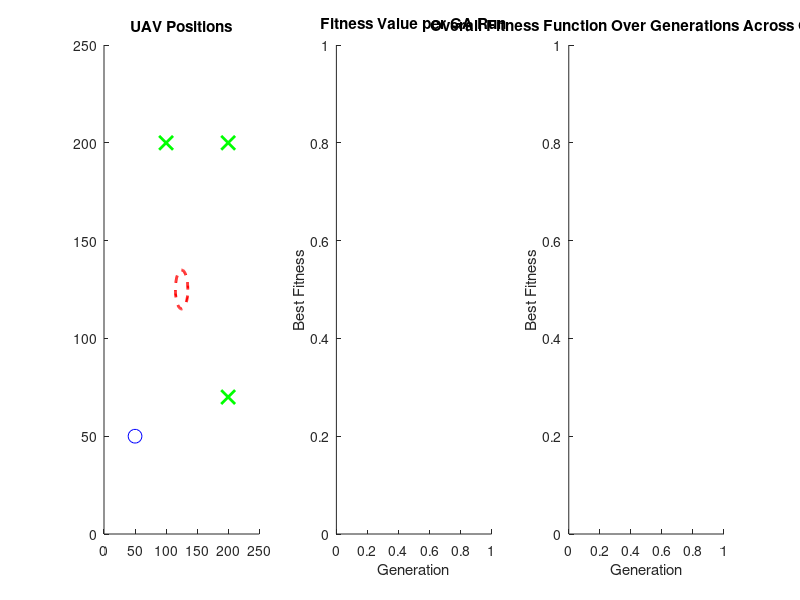

Source code (MATLAB): (Note: this script raises an error after producing the figure.)
clc;
clear;
close all;

% GA Parameters
GA.NumGenerations = 40;       % Number of generations for each step
GA.PopSize = 20;
GA.EliteRatio = 0.1;
GA.CrossoverRatio = 0.6;
GA.MutationRatio = 1 - GA.EliteRatio - GA.CrossoverRatio;
GA.Alpha = 0.4;
GA.NoiseScale = 0.35;
step_size = 3;   % Constant step size for UAV movement

% Problem Parameters
num_UAVs = 3;
v_UAV_max = 3;
d_safe = 1.0;
T_max = 100;
alpha = 1;
gamma = 0.5;
delta = 9;
tolerance = 3 ;

% Define restricted area
restricted_area_center = [125, 125];
restricted_area_radius = 10;

% Define initial positions (all UAVs start from the same location)
initial_position = [50, 50];
p_UAV_init = repmat(initial_position, num_UAVs, 1)';

% Define target positions scattered around the map
designated_targets = [200, 70; 100, 200; 200, 200]';

% Objective function
objective_function = @(x) sum(alpha * exploration_time(x)) - ...
                           sum(gamma * coverage_efficiency(x)) + ...
                           sum(delta * designated_targets_penalty(x, designated_targets));

% Constraints (speed limits, restricted area)
constraints = @(x) nonlcon(x);

% Initialize population as cell array of 3x4 matrices
population = cell(GA.PopSize, 1);
for i = 1:GA.PopSize
    individual = zeros(4, num_UAVs);  % 3x4 matrix for each individual
    for j = 1:num_UAVs
        vx = rand * 2 - 1;  % Independent velocity in x for UAV j
        vy = rand * 2 - 1;  % Independent velocity in y for UAV j
        px = p_UAV_init(1, j);
        py = p_UAV_init(2, j);
        individual(:, j) = [vx; vy; px; py];
    end
    population{i} = individual;
end

% Array to store the best position and velocity for each UAV at each step
best_positions = p_UAV_init;
path_log = best_positions;

% Store fitness values for plotting
all_best_cost_log = [];

% Set up the main figure with subplots for visualization
figure;

% Subplot for UAV path visualization
subplot(1, 3, 1);
hold on;
title('UAV Positions');
axis([0 250 0 250]);
viscircles(restricted_area_center, restricted_area_radius, 'LineStyle', '--', 'Color', 'r');
plot(initial_position(1), initial_position(2), 'bo', 'MarkerSize', 10, 'DisplayName', 'Start Position');
plot(designated_targets(1,:), designated_targets(2,:), 'gx', 'MarkerSize', 10, 'LineWidth', 2, 'DisplayName', 'Targets');
uav_plot = plot(nan, nan, 'ks', 'MarkerSize', 8); % Placeholder for UAVs

% Subplot for fitness per GA run
subplot(1, 3, 2);
hold on;
title('Fitness Value per GA Run');
xlabel('Generation');
ylabel('Best Fitness');
plot_per_run = plot(nan, nan, 'LineWidth', 2);

% Subplot for overall fitness across all GA runs
subplot(1, 3, 3);
hold on;
title('Overall Fitness Function Over Generations Across GA Runs');
xlabel('Generation');
ylabel('Best Fitness');
plot_overall = plot(nan, nan, 'LineWidth', 2);

% Initialize a cell array to store the path for each UAV
all_paths = cell(num_UAVs, 1);
for j = 1:num_UAVs
    all_paths{j} = p_UAV_init(:, j)'; % Start with the initial positions
end

% Initialize a cell array to store the path for each UAV
all_paths = cell(num_UAVs, 1);
for j = 1:num_UAVs
    all_paths{j} = p_UAV_init(:, j)'; % Start with the initial positions
end

% Main loop until all targets are reached or max steps
while true
    % Reset best cost array at the start of each GA run
    bestcostarr = [];

    % Run the Genetic Algorithm for a fixed number of generations
    best_cost_log = zeros(GA.NumGenerations, 1);
    penalty_value = 1e3; % Adjust penalty value to a moderate amount

    for gen = 1:GA.NumGenerations
        % Evaluate fitness for each individual
        costs = zeros(GA.PopSize, 1);
        for i = 1:GA.PopSize
            individual = population{i};

            % Calculate the objective function value for the individual
            cost = objective_function(individual);

            % Evaluate constraints
            [c, ceq] = nonlcon(individual);

            % Apply penalty if constraints are violated
            if any(c > 0) || any(ceq ~= 0)
                penalty = penalty_value * sum(c(c > 0));
                cost = cost + penalty;
            end
            costs(i) = cost;
        end

        % Select elite individuals
        [~, sorted_idx] = sort(costs);
        elite_count = round(GA.EliteRatio * GA.PopSize);
        elite_population = population(sorted_idx(1:elite_count));

        % Record the best cost of the current generation
        best_cost_log(gen) = costs(sorted_idx(1));
        bestcostarr = [bestcostarr; costs(sorted_idx(1))];

        % Generate new individuals with crossover and mutation
        new_population = elite_population;
        while numel(new_population) < GA.PopSize
            parent1 = elite_population{randi([1 elite_count])};
            parent2 = elite_population{randi([1 elite_count])};

            % Perform crossover and mutation
            child1 = crossover(parent1, parent2, GA.Alpha);
            child2 = crossover(parent2, parent1, GA.Alpha);

            if rand < GA.MutationRatio
                child1 = mutate(child1, GA.NoiseScale);
                child2 = mutate(child2, GA.NoiseScale);
            end

            % Add new individuals to population
            new_population{end+1} = child1;
            new_population{end+1} = child2;
        end
        population = new_population(1:GA.PopSize);
    end

    % Update fitness plots
    set(plot_per_run, 'YData', bestcostarr, 'XData', 1:length(bestcostarr));
    all_best_cost_log = [all_best_cost_log; best_cost_log];
    set(plot_overall, 'YData', all_best_cost_log, 'XData', 1:length(all_best_cost_log));

    % Retrieve best solution
    best_chromosome = population{sorted_idx(1)};

    % Move each UAV towards the best next position by the step size
    uav_positions = zeros(num_UAVs, 2);
    for j = 1:num_UAVs
        vx = best_chromosome(1, j);
        vy = best_chromosome(2, j);
        px = best_chromosome(3, j);
        py = best_chromosome(4, j);
        current_position = best_positions(:, j)';

        % Calculate the direction to move towards the target position
        direction = [px, py] - current_position;
        if norm(direction) > 0
            direction = direction / norm(direction); % Normalize direction
        end

        % Tentative next position
        tentative_position = current_position + direction * step_size;

        % Check constraints for the tentative position
        distance_to_restricted = norm(tentative_position - restricted_area_center);
        if distance_to_restricted < restricted_area_radius
            next_position = current_position; % Stay in place
        else
            next_position = tentative_position; % Update position
        end

        % Store updated position and log to path
        best_positions(:, j) = next_position';
        uav_positions(j, :) = next_position;
        all_paths{j} = [all_paths{j}; next_position]; % Log the path
    end

    % Select the "UAV Positions" subplot and update it
    subplot(1, 3, 1); % Ensure we are plotting on the correct subplot
    set(uav_plot, 'XData', uav_positions(:, 1), 'YData', uav_positions(:, 2));

    % Draw the UAV paths dynamically
    for j = 1:num_UAVs
        plot(all_paths{j}(:, 1), all_paths{j}(:, 2), '-', 'LineWidth', 1.5, ...
             'DisplayName', ['UAV ' num2str(j)]);
    end

    drawnow;
    pause(0.1); % Adding a pause to slow down visualization

    % Check if UAVs reached designated targets
    if all(vecnorm(best_positions' - designated_targets', 2, 2) < tolerance)
        disp('All UAVs have reached their designated targets.');
        break;
    end
end

function T_explore = exploration_time(x)
    num_UAVs = size(x, 2);  % Get number of UAVs
    T_explore = zeros(1, num_UAVs);  % Initialize array for individual UAV times
    for i = 1:num_UAVs
        v_UAV = norm([x(1, i), x(2, i)]);  % Velocity of UAV i
        T_explore(i) = 100 / v_UAV;  % Exploration time for UAV i
    end
end


function C_eff = coverage_efficiency(x)
    num_UAVs = size(x, 2);  % Get number of UAVs
    area = 62500;  % Area of exploration
    C_eff = zeros(1, num_UAVs);  % Initialize array for individual efficiencies
    for i = 1:num_UAVs
        C_UAV = sum(x(3:4, i));  % Coverage for UAV i
        C_eff(i) = C_UAV / area;  % Efficiency for UAV i
    end
end


function penalty = designated_targets_penalty(x, designated_targets)
    num_UAVs = size(x, 2);  % Get number of UAVs
    penalty = zeros(1, num_UAVs);  % Initialize array for individual penalties
    for i = 1:num_UAVs
        p_UAV = x(3:4, i)';  % Position of UAV i
        target = designated_targets(:, i)';  % Target for UAV i
        distance_to_target = norm(p_UAV - target);  % Distance to target
        penalty(i) = distance_to_target;  % Penalty for UAV i
    end
end


function [c, ceq] = nonlcon(x)
    num_UAVs = size(x, 2);
    d_safe = 30.0;  % Safe distance between UAVs
    restricted_area_center = [125, 125];
    restricted_area_radius = 10;

    % Initialize constraints
    c = zeros(num_UAVs, 1);

    % Check each UAV's distance to restricted area
    for i = 1:num_UAVs
        distance_to_restricted = norm(x(3:4, i)' - restricted_area_center) - (restricted_area_radius + 20);
        c(i) = -distance_to_restricted;  % This will be negative if in violation
    end

    % Check for safe distance between each pair of UAVs
    safe_distance_violations = 0;
    for i = 1:num_UAVs
        for j = i+1:num_UAVs
            distance_between_UAVs = norm(x(3:4, i) - x(3:4, j));
            if distance_between_UAVs < d_safe
                safe_distance_violations = safe_distance_violations + 1;
            end
        end
    end

    % Add the safe distance violation count to the constraint array
    c(num_UAVs + 1) = safe_distance_violations;

    % Debugging output
    fprintf('Constraint values: %s\n', mat2str(c));
    
    % No equality constraints
    ceq = [];
end

function child = crossover(parent1, parent2, alpha)
    child = alpha * parent1 + (1 - alpha) * parent2;
end

function mutated = mutate(individual, noise_scale)
    mutated = individual + noise_scale * randn(size(individual));
end

K = 7;  % Number of runs
best_fitness_values = zeros(K, 1);  % Array to store best fitness of each run

for run = 1:K
    fprintf('Run %d/%d\n', run, K);
    % Execute the main script here (assume the script is saved as a function)
    untitled6;  % Replace 'main_script' with the name of your function/script file
    
    % Retrieve the best fitness from this run
    best_fitness_values(run) = all_best_cost_log(end); % Assuming all_best_cost_log contains best fitness
    
    % Clear variables except K and results
    clearvars -except K best_fitness_values
end

% Calculate the statistics
std_dev = std(best_fitness_values);  % Standard deviation
mean_best_fitness = mean(best_fitness_values);  % Mean of best fitness

% Display the results
fprintf('Standard Deviation of Best Fitness: %.4f\n', std_dev);
fprintf('Mean of Best Fitness: %.4f\n', mean_best_fitness);
fprintf('Best Fitness Values for Each Run: %s\n', mat2str(best_fitness_values));
